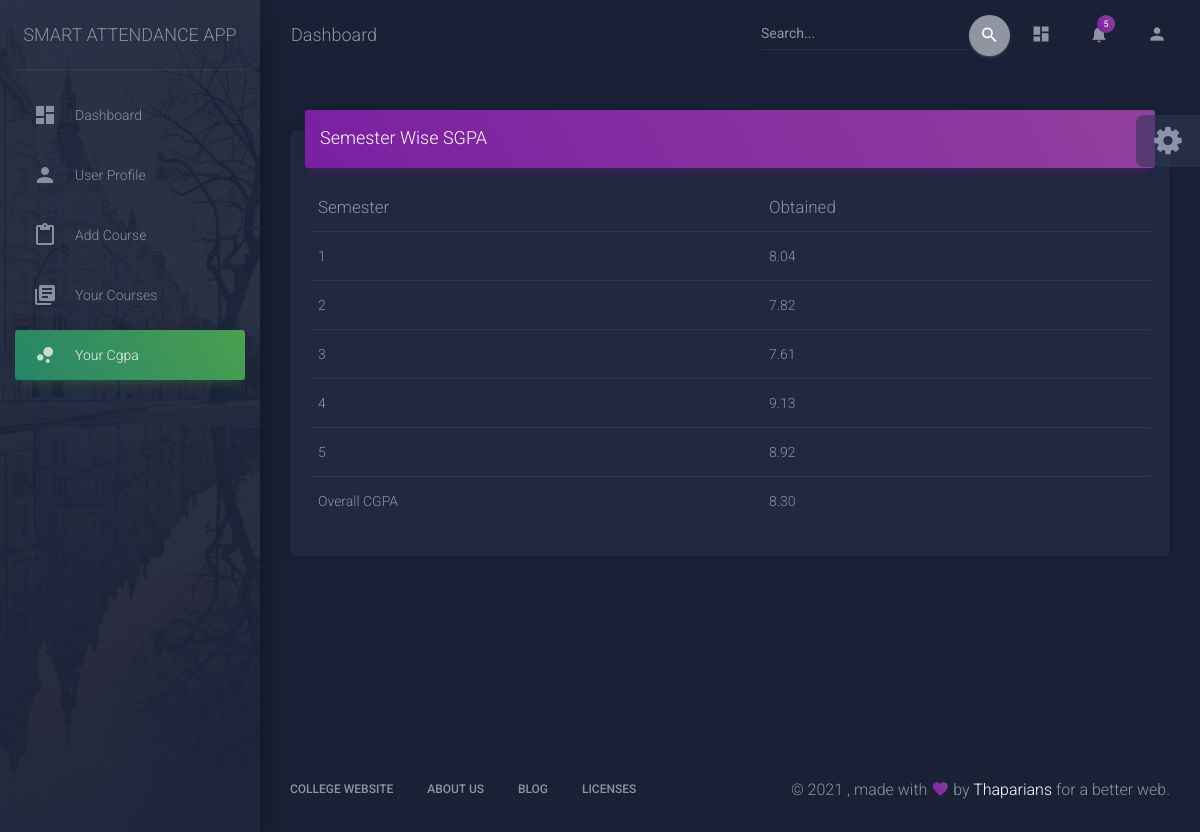
/dashboard/cgpa (signed in), run on the app's committed database.
### role/models.py (models this page shows, shortened)
class Sgpa(models.Model):
    student = models.ForeignKey(Student,on_delete=models.CASCADE)
    semester = models.IntegerField()
    sgpa = models.DecimalField(max_digits = 7,decimal_places=2)

### role/views.py (the view)
# urls.py: path('dashboard/cgpa',cgpa,name='cgpa'),
def cgpa(request):
    std = Student.objects.filter(user=request.user)[0]
    sg = Sgpa.objects.filter(student = std)
    mysum=0
    myval=0
    for s in sg:
        myval = myval + 1
        mysum = mysum + s.sgpa
    if myval != 0:
        mysum = mysum/myval
        mysum = round(mysum,2)
    print(mysum)
    context = {
    'std' : std,
    'sg' : sg,
    'mysum' : mysum,
    }
    return render(request,'role/cgpa.html',context)

### role/templates/role/cgpa.html (shortened to what this page needs)
{% load static %}
<!DOCTYPE html>
<html lang="en">
<head>
  <link rel="stylesheet" href="https://maxcdn.bootstrapcdn.com/font-awesome/latest/css/font-awesome.min.css">
  <link href="{% static '/role/css/material-dashboard.css' %}" rel="stylesheet" />
  <link href="{% static '/role/demo/demo.css' %}" rel="stylesheet" />
  <link href="https://vjs.zencdn.net/7.11.4/video-js.css" rel="stylesheet" />
</head>
<body class="dark-edition">
  <div class="wrapper ">
    <div class="sidebar" data-color="green" data-background-color="black" data-image="{% static 'role/img/sidebar-2.jpg' %}">
      <div class="logo"><a href="http://www.creative-tim.com" class="simple-text logo-normal">
          Smart Attendance App
        </a></div>
      <div class="sidebar-wrapper">
        <ul class="nav">
          <li class="nav-item">
            <a class="nav-link" href="{% url 'dashboard' %}">
              <i class="material-icons">dashboard</i>
              <p>Dashboard</p>
            </a>
          </li>
          <li class="nav-item ">
            <a class="nav-link" href="{% url 'profile' %}">
              <i class="material-icons">person</i>
              <p>User Profile</p>
            </a>
          </li>
          <li class="nav-item ">
            <a class="nav-link" href="{% url 'addcourse' %}">
              <i class="material-icons">content_paste</i>
              <p>Add Course</p>
            </a>
          </li>
          <li class="nav-item ">
            <a class="nav-link" href="{% url 'mycourses' %}">
              <i class="material-icons">library_books</i>
              <p>Your Courses</p>
            </a>
          </li>
         <li class="nav-item active">
            <a class="nav-link" href="./icons.html">
              <i class="material-icons">bubble_chart</i>
              <p>Your Cgpa</p>
            </a>
          </li>
        </ul>
      </div>
    </div>
    <div class="main-panel"   >
      <nav class="navbar navbar-expand-lg navbar-transparent navbar-absolute fixed-top " id="navigation-example">
        <div class="container-fluid">
          <div class="navbar-wrapper">
            <a class="navbar-brand" href="javascript:void(0)">Dashboard</a>
          </div>
          <div class="collapse navbar-collapse justify-content-end">
            <form class="navbar-form">
              <div class="input-group no-border">
                <input type="text" value="" class="form-control" placeholder="Search...">
                <button type="submit" class="btn btn-default btn-round btn-just-icon">
                  <i class="material-icons">search</i>
                  <div class="ripple-container"></div>
                </button>
              </div>
            </form>
            <ul class="navbar-nav">
              <li class="nav-item">
                <a class="nav-link" href="javascript:void(0)">
                  <i class="material-icons">dashboard</i>
                </a>
              </li>
              <li class="nav-item dropdown">
                <a class="nav-link" href="javscript:void(0)" id="navbarDropdownMenuLink" data-toggle="dropdown" aria-haspopup="true" aria-expanded="false">
                  <i class="material-icons">notifications</i>
                  <span class="notification">5</span>
                </a>
              </li>
              <li class="nav-item">
                <a class="nav-link" href="javascript:void(0)">
                  <i class="material-icons">person</i>
                </a>
              </li>
            </ul>
          </div>
        </div>
      </nav>
      <div class="content">
        <div class="container-fluid" >
          <div class="row">
            <div class="col-md-12" >
              <div class="card"  >
                <div class="card-header card-header-primary" >
                  <h4 class="card-title ">Semester Wise SGPA</h4>
                </div>
                <div class="card-body">
                  <div class="table-responsive">
                    <table class="table">
                      <thead class=" text-primary">
                        <th>
                          Semester
                        </th>
                        <th>
                          Obtained
                        </th>
                      </thead>
                      <tbody>
                        {% for s in sg %}
                        <tr>
                          <td>
                            {{s.semester}}
                          </td>
                          <td>
                            {{s.sgpa}}
                          </td>
                        </tr>
                        {% endfor %}
                        <tr>
                          <td>
                            Overall CGPA
                          </td>
                          <td>
                            {{mysum}}
                          </td>
                        </tr>
                      </tbody>
                    </table>
                  </div>
                </div>
              </div>
            </div>
                  </div>
                </div>
              </div>
     <footer class="footer">
        <div class="container-fluid">
          <nav class="float-left">
            <ul>
              <li>
                <a href="https://www.thapar.edu">
                  College Website
                </a>
              </li>
              <li>
                <a href="https://creative-tim.com/presentation">
                  About Us
                </a>
              </li>
              <li>
                <a href="http://blog.creative-tim.com">
                  Blog
                </a>
              </li>
              <li>
                <a href="https://www.creative-tim.com/license">
                  Licenses
                </a>
              </li>
            </ul>
          </nav>
          <div class="copyright float-right" id="date">
            , made with <i class="material-icons">favorite</i> by
            <a href="https://www.creative-tim.com" target="_blank">Thaparians</a> for a better web.
          </div>
        </div>
      </footer>
    </div>
  </div>
  <div class="fixed-plugin">
    <div class="dropdown show-dropdown">
      <a href="#" data-toggle="dropdown">
        <i class="fa fa-cog fa-2x"> </i>
      </a>
    </div>
  </div>
</body>
</html>

### data on the page
Sgpa: semester "1", sgpa "8.04"
Sgpa: semester "2", sgpa "7.82"
Sgpa: semester "3", sgpa "7.61"
Sgpa: semester "4", sgpa "9.13"
Sgpa: semester "5", sgpa "8.92"

### other printed values
{{ mysum }} "8.30"
